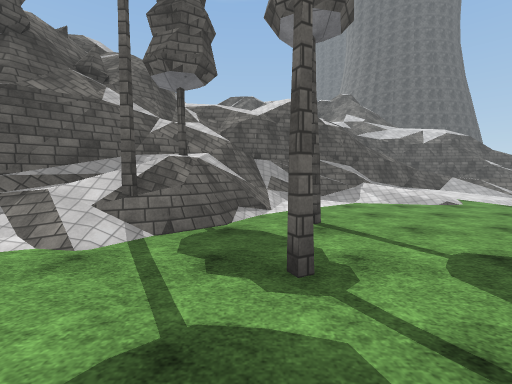
View 1 (above)

24 first-person views from a walk through a scene from a Unity 3-D project. The camera is 1.5 m above the floor, tilts 4° down and sees 90° across. The floor is counted in squares, 2 m on a side. Each view is taken from the middle of a square. On the plan, view 1 faces up. The plan holds only what a view shows up to about 9 squares ahead; the rest is blank. The place goes on beyond the plan. The player character is not drawn. Door leaves are left out, so doorways stand open. Surface patterns are stand-ins for the level's own textures.

View 2
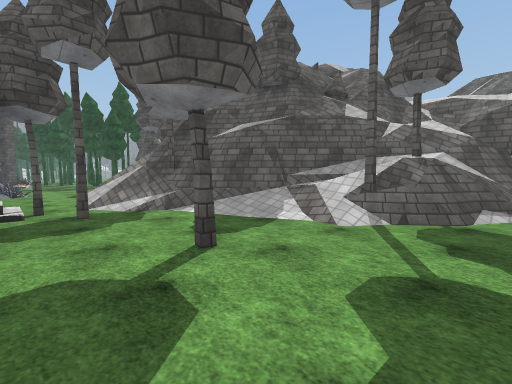

View 3
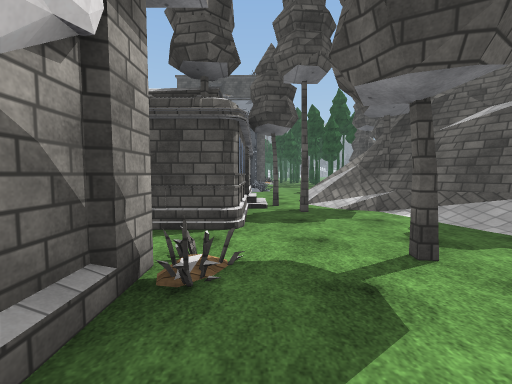

View 4
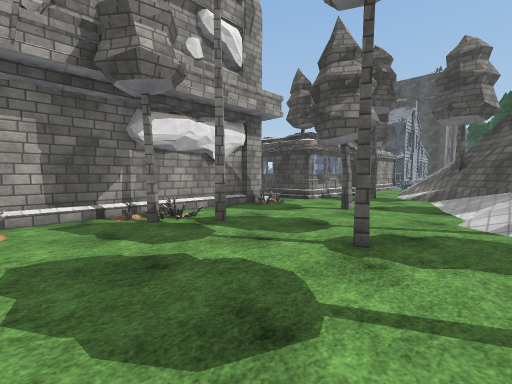

View 5
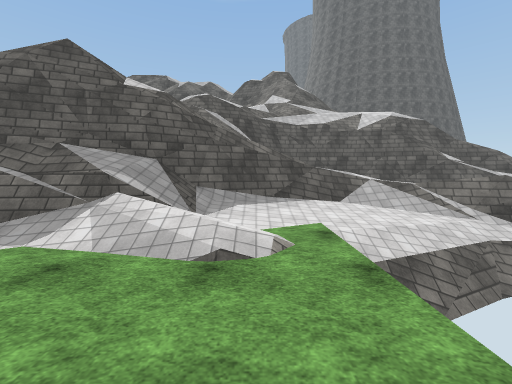

View 6
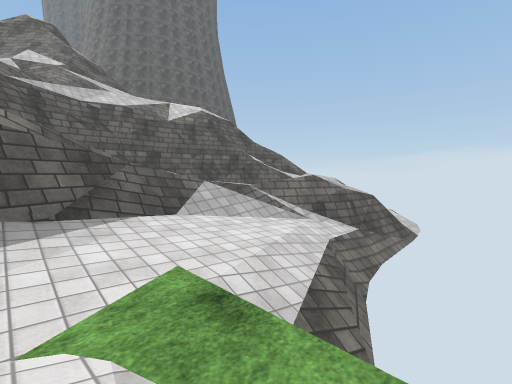

View 7
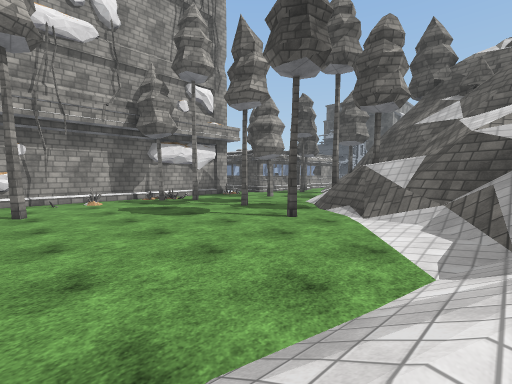

View 8
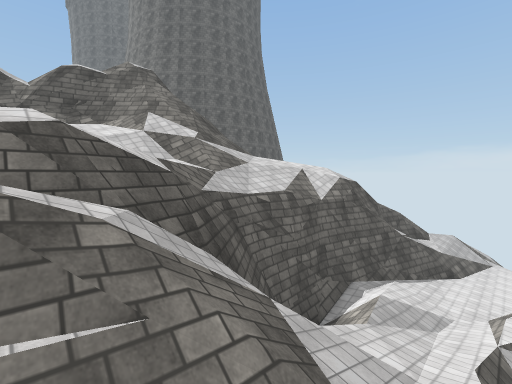

View 9
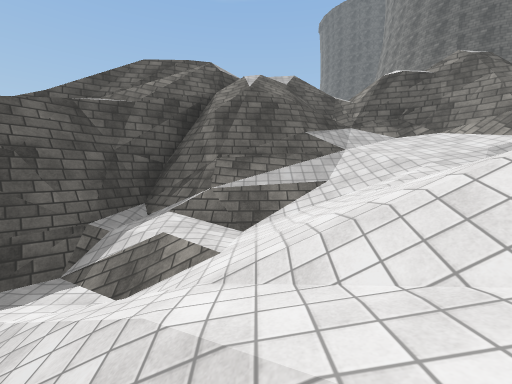

View 10
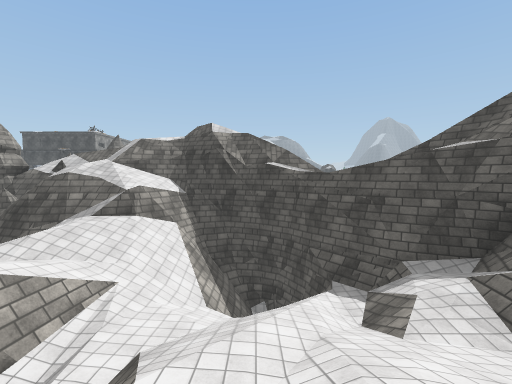

View 11
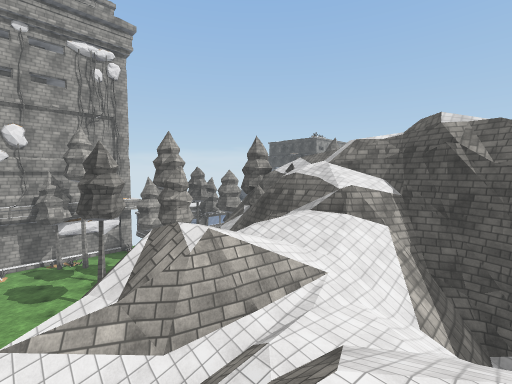

View 12
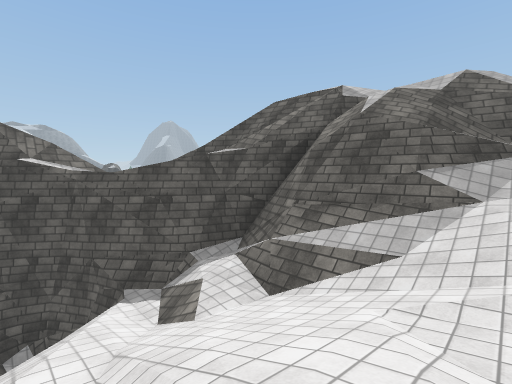

View 13
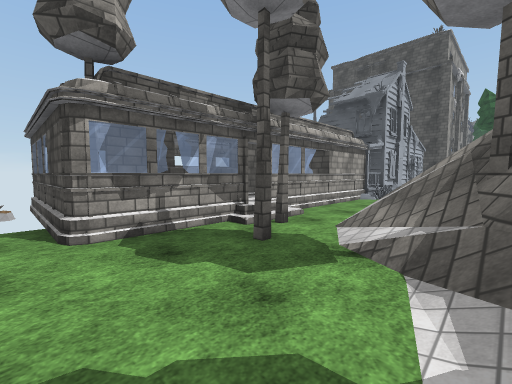

View 14
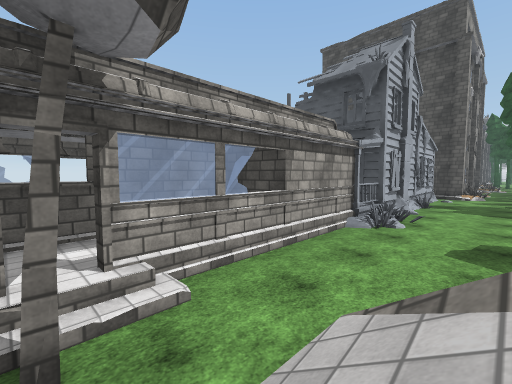

View 15
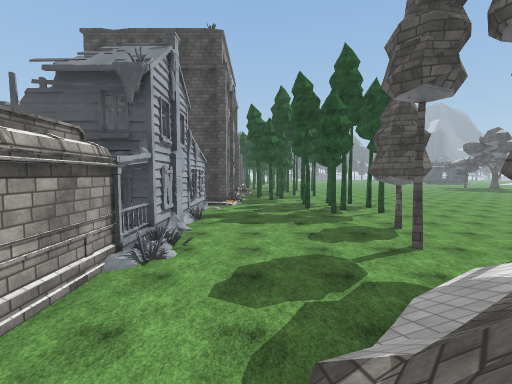

View 16
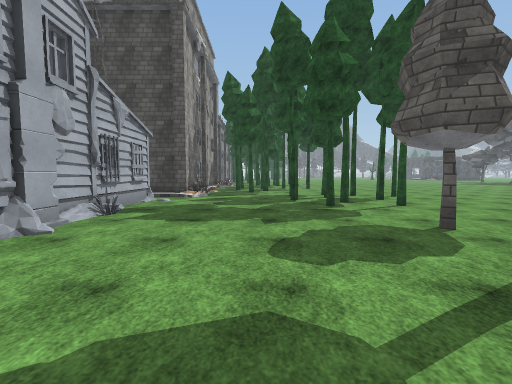

View 17
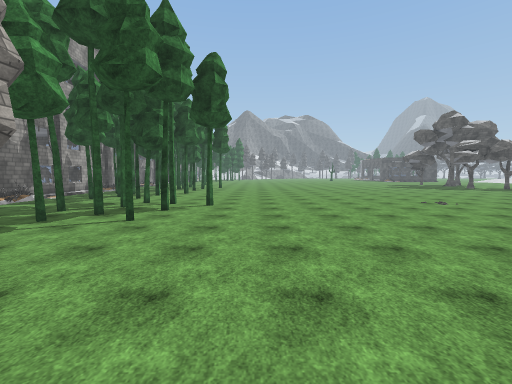

View 18
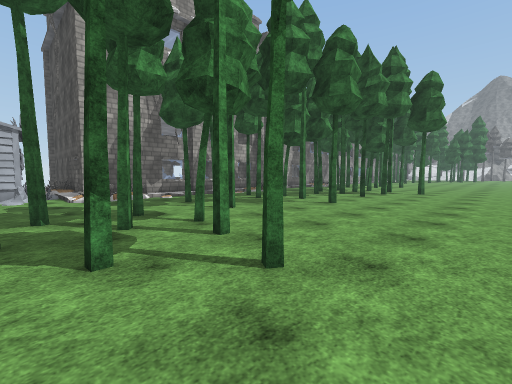

View 19
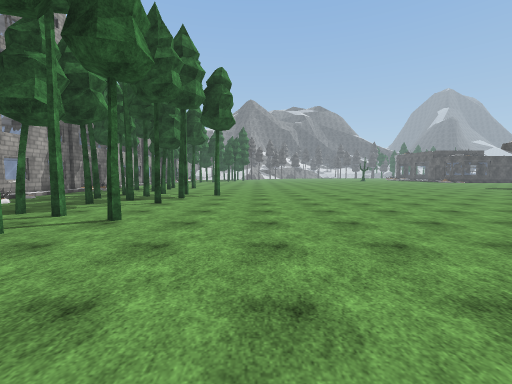

View 20
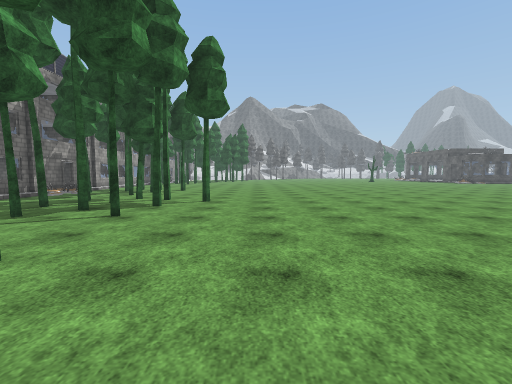

View 21
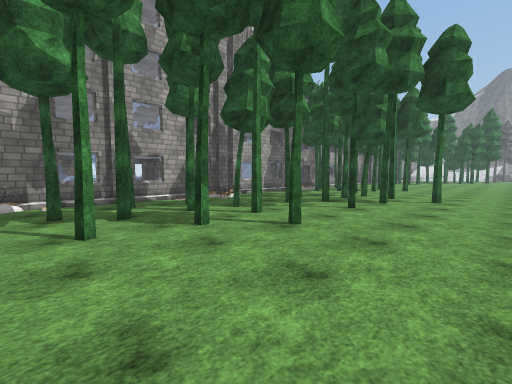

View 22
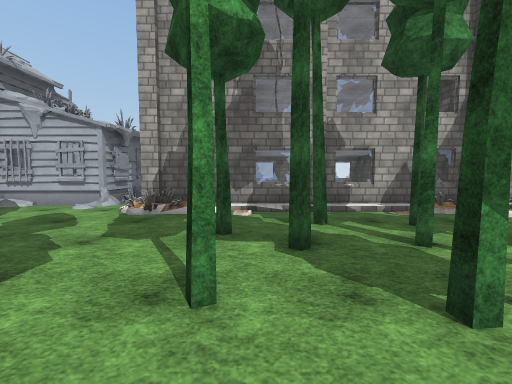

View 23
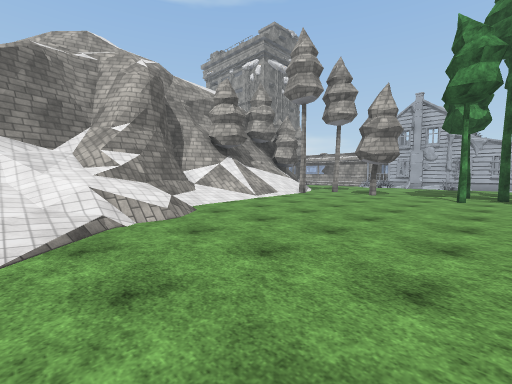

View 24
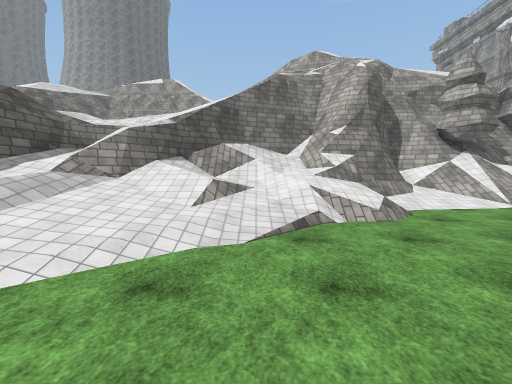

### Floor plan
Key: @ floor where view 1 was taken; # wall or solid block; x gap in a wall; . main floor; : floor 8.75 m higher than the main floor; + floor 10 m higher than the main floor; * floor 10.5 m higher than the main floor; % floor 10.75 m higher than the main floor; & floor 12 m higher than the main floor; $ floor 12.75 m higher than the main floor; / step, stairs or slope; = window, fence, low wall or low ledge; ^ raised ledge; v drop or lower ground; T pine tree; O other object.
Columns run from 30 left of view 1 to 13 right of it. Each row starts with its distance up from view 1.
 20                               $$  =
 19                              x=&=##^
 18                  ##=        vv=v=#/###
 17                 //==        ^##==///#
 16           ..   ////#        ^/=/////////
 15 ....      ... .////##      ^#////////////
 14 .....     ......////##    ^##///// //////
 13 ......    .......////#x=#=^===////=#########
 12 .......   .......////#v=#####///=/// ///###=
 11 ........  ........//#v==##v///////////////=
 10 ......... ........./##v  ###///##//==//#=//
  9 ...................//#v %=#=////###=///##=
  8 ...................//#v *::#=####///////###
  7 ...................//#  +==#===/=/////
  6 ..T.........#......  =v  v#===#/.../
  5 ...T...T...T.....#.   #  #=###=.....
  4  .......T...TTT...#./    ####=.#....
  3 ..T.T.T....T.T....../   ###///......
  2 ..TT...T.T.........../####/...#.....
  1 T......TT............. //...........
  0  ..=.=....##.........../.#....@.....
 -1 #######=#=##.OOOOOO########.=..#.= .
 -2     #      #OOOOOOO      =#.########
 -3            #=OOOOOO       ###
 -4                O OO

Where each view was taken, in squares from view 1:
view 1: 0 up, 0 right, facing up
view 2: 1 down, 0 right, facing up-left
view 3: 1 down, 0 right, facing left
view 4: 3 up, 3 right, facing down-left
view 5: 4 up, 5 right, facing up
view 6: 6 up, 5 right, facing up-right
view 7: 7 up, 5 right, facing down-left
view 8: 10 up, 3 right, facing up-right
view 9: 12 up, 1 right, facing up
view 10: 13 up, 3 right, facing left
view 11: 13 up, 3 right, facing down-left
view 12: 13 up, 3 right, facing up-left
view 13: 2 up, 3 left, facing down-left
view 14: 1 up, 6 left, facing down-left
view 15: 1 up, 7 left, facing left
view 16: 2 up, 10 left, facing left
view 17: 8 up, 11 left, facing left
view 18: 8 up, 17 left, facing down-left
view 19: 7 up, 19 left, facing left
view 20: 7 up, 21 left, facing left
view 21: 7 up, 20 left, facing down-left
view 22: 5 up, 21 left, facing down
view 23: 14 up, 17 left, facing down-right
view 24: 14 up, 17 left, facing right
